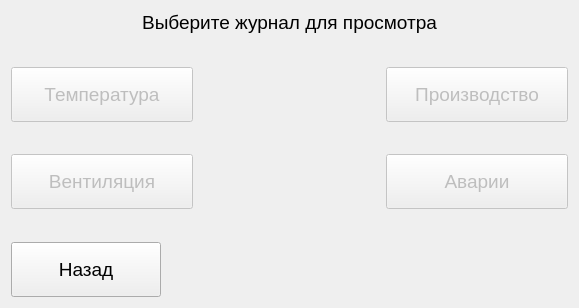
<?xml version="1.0" encoding="UTF-8"?>
<ui version="4.0">
 <class>HystoryMenuFrame</class>
 <widget class="QWidget" name="HystoryMenuFrame">
  <property name="geometry">
   <rect>
    <x>0</x>
    <y>0</y>
    <width>579</width>
    <height>308</height>
   </rect>
  </property>
  <property name="font">
   <font>
    <pointsize>14</pointsize>
   </font>
  </property>
  <property name="windowTitle">
   <string>Form</string>
  </property>
  <layout class="QGridLayout" name="gridLayout">
   <item row="0" column="0" colspan="3">
    <widget class="QLabel" name="label">
     <property name="text">
      <string>Выберите журнал для просмотра</string>
     </property>
     <property name="alignment">
      <set>Qt::AlignCenter</set>
     </property>
    </widget>
   </item>
   <item row="4" column="0">
    <widget class="QPushButton" name="btnShowVentHystory">
     <property name="enabled">
      <bool>false</bool>
     </property>
     <property name="minimumSize">
      <size>
       <width>0</width>
       <height>55</height>
      </size>
     </property>
     <property name="text">
      <string>Вентиляция</string>
     </property>
     <property name="icon">
      <iconset resource="../Resources.qrc">
       <normaloff>:/Images/line-chart.png</normaloff>:/Images/line-chart.png</iconset>
     </property>
     <property name="iconSize">
      <size>
       <width>42</width>
       <height>42</height>
      </size>
     </property>
    </widget>
   </item>
   <item row="3" column="0">
    <spacer name="verticalSpacer_2">
     <property name="orientation">
      <enum>Qt::Vertical</enum>
     </property>
     <property name="sizeHint" stdset="0">
      <size>
       <width>20</width>
       <height>40</height>
      </size>
     </property>
    </spacer>
   </item>
   <item row="5" column="0">
    <spacer name="verticalSpacer">
     <property name="orientation">
      <enum>Qt::Vertical</enum>
     </property>
     <property name="sizeHint" stdset="0">
      <size>
       <width>20</width>
       <height>40</height>
      </size>
     </property>
    </spacer>
   </item>
   <item row="2" column="2">
    <widget class="QPushButton" name="btnShowProductionHystory">
     <property name="enabled">
      <bool>false</bool>
     </property>
     <property name="minimumSize">
      <size>
       <width>0</width>
       <height>55</height>
      </size>
     </property>
     <property name="text">
      <string>Производство</string>
     </property>
     <property name="icon">
      <iconset resource="../Resources.qrc">
       <normaloff>:/Images/list.png</normaloff>:/Images/list.png</iconset>
     </property>
     <property name="iconSize">
      <size>
       <width>42</width>
       <height>42</height>
      </size>
     </property>
    </widget>
   </item>
   <item row="4" column="2">
    <widget class="QPushButton" name="btnShowAlarmHystory">
     <property name="enabled">
      <bool>false</bool>
     </property>
     <property name="minimumSize">
      <size>
       <width>0</width>
       <height>55</height>
      </size>
     </property>
     <property name="maximumSize">
      <size>
       <width>16777215</width>
       <height>55</height>
      </size>
     </property>
     <property name="text">
      <string>Аварии</string>
     </property>
     <property name="icon">
      <iconset resource="../Resources.qrc">
       <normaloff>:/Images/warning.png</normaloff>:/Images/warning.png</iconset>
     </property>
     <property name="iconSize">
      <size>
       <width>42</width>
       <height>42</height>
      </size>
     </property>
    </widget>
   </item>
   <item row="2" column="0">
    <widget class="QPushButton" name="btnShwTempHystory">
     <property name="enabled">
      <bool>false</bool>
     </property>
     <property name="minimumSize">
      <size>
       <width>0</width>
       <height>55</height>
      </size>
     </property>
     <property name="text">
      <string>Температура</string>
     </property>
     <property name="icon">
      <iconset resource="../Resources.qrc">
       <normaloff>:/Images/line-chart.png</normaloff>:/Images/line-chart.png</iconset>
     </property>
     <property name="iconSize">
      <size>
       <width>42</width>
       <height>42</height>
      </size>
     </property>
    </widget>
   </item>
   <item row="6" column="0" colspan="3">
    <layout class="QHBoxLayout" name="horizontalLayout">
     <item>
      <widget class="QPushButton" name="btnReturn">
       <property name="minimumSize">
        <size>
         <width>150</width>
         <height>55</height>
        </size>
       </property>
       <property name="maximumSize">
        <size>
         <width>16777215</width>
         <height>55</height>
        </size>
       </property>
       <property name="text">
        <string>Назад</string>
       </property>
       <property name="icon">
        <iconset resource="../Resources.qrc">
         <normaloff>:/Images/return.png</normaloff>:/Images/return.png</iconset>
       </property>
       <property name="iconSize">
        <size>
         <width>42</width>
         <height>42</height>
        </size>
       </property>
      </widget>
     </item>
     <item>
      <spacer name="horizontalSpacer">
       <property name="orientation">
        <enum>Qt::Horizontal</enum>
       </property>
       <property name="sizeHint" stdset="0">
        <size>
         <width>40</width>
         <height>20</height>
        </size>
       </property>
      </spacer>
     </item>
    </layout>
   </item>
   <item row="2" column="1">
    <spacer name="horizontalSpacer_2">
     <property name="orientation">
      <enum>Qt::Horizontal</enum>
     </property>
     <property name="sizeType">
      <enum>QSizePolicy::Fixed</enum>
     </property>
     <property name="sizeHint" stdset="0">
      <size>
       <width>20</width>
       <height>20</height>
      </size>
     </property>
    </spacer>
   </item>
   <item row="1" column="0">
    <spacer name="verticalSpacer_3">
     <property name="orientation">
      <enum>Qt::Vertical</enum>
     </property>
     <property name="sizeHint" stdset="0">
      <size>
       <width>20</width>
       <height>40</height>
      </size>
     </property>
    </spacer>
   </item>
  </layout>
 </widget>
 <resources>
  <include location="../Resources.qrc"/>
 </resources>
 <connections/>
</ui>
